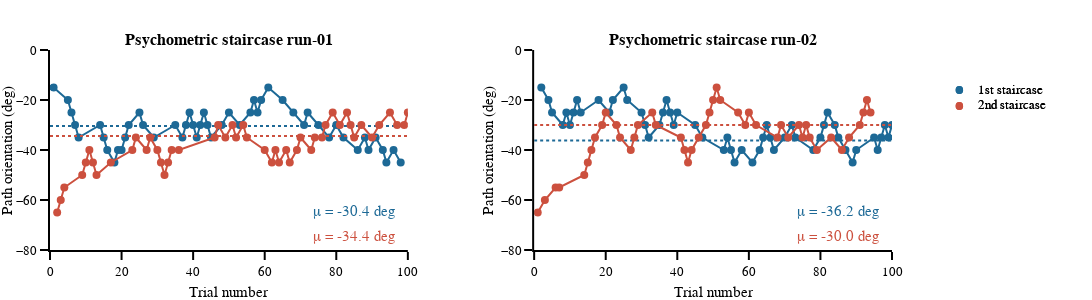

The notebook cell saved with this chart:
### Markdown cell above
#### Perception analysis output graph

### Code cell
# general figure settings
template_specs = dict(  axes_color="rgba(0, 0, 0, 1)",
                        axes_width=2,
                        axes_font_size=13,
                        bg_col="rgba(255, 255, 255, 1)",
                        font='Helvetica',
                        title_font_size=15,
                        plot_width=1.5)
fig_template = plotly_template(template_specs)

# figure specific settings
colors_panel = px.colors.qualitative.Prism
subplot_titles = ('<b>Psychometric staircase run-01<b>', '<b>Psychometric staircase run-02<b>')

runs = ['run-01', 'run-02']
scs = ['1st staircase', '2nd staircase']
sc_cols = [colors_panel[1], colors_panel[7]]
x_legend = 1.1
y_legend_step = 0.08
y_legend_sc = 0.8
rad_leg = 0.04

# subplot settings
rows, cols = 1, 2
fig_height, fig_width = 300, 500 * cols +100
column_widths, row_heights = [1,1],[1]
sb_specs = [[{},{}]]
fig = make_subplots(rows=rows, cols=cols, print_grid=False, vertical_spacing=0.2, horizontal_spacing=0.15, 
                    column_widths=column_widths, row_heights=row_heights, subplot_titles=subplot_titles)
# Right / Left saccades
# ---------------------
for run_num, run in enumerate(runs):
    for sc_num, sc in enumerate(scs):
        if sc_num == 0:y_txt = [-65]
        elif sc_num == 1:y_txt = [-75]
        # plot
        df_cond = df_all.loc[(df_all.staircase_num == sc_num+1) & (df_all.run_number==run_num+1)]
        
        fig.append_trace(go.Scatter(x=df_cond.trial_number,
                                    y=df_cond.ext_mot_ori,
                                    name=sc, mode='markers+lines', marker_color=sc_cols[sc_num], 
                                    marker_size=8, marker_opacity=1, line_width=2,
                                    marker_line_width=0, marker_symbol='circle'), row=1, col=run_num+1)

        # compute pse
        pse_cond = df_cond.ext_mot_ori[-26:-1].mean()
        x_pse = np.arange(0,101,1)
        y_pse = x_pse * 0 + pse_cond
        fig.append_trace(go.Scatter(x=x_pse, y=y_pse, mode='lines', marker_color=sc_cols[sc_num], 
                                    line_dash='dot', line_width=2), row=1, col=run_num+1)
        fig.append_trace(go.Scatter(x=[85], y=y_txt, mode="text", text="μ = {:2.1f} deg".format(pse_cond),
                         textfont_color=sc_cols[sc_num], textfont_size=15), row=1, col=run_num+1)
        
        # legend
        fig.add_annotation(xref='paper', yref='paper', x=x_legend, y=y_legend_sc - y_legend_step * sc_num, 
                           text=sc, showarrow=False, font_size = template_specs['axes_font_size'], xanchor = 'left', yanchor='middle')
        fig.add_shape(type='circle', xref='paper', yref='paper', fillcolor=sc_cols[sc_num],line_width=0,
                      x0=x_legend - 0.02 - rad_leg / 9, y0=y_legend_sc - y_legend_step * sc_num - rad_leg / 2, 
                      x1=x_legend - 0.02 + rad_leg / 9, y1=y_legend_sc - y_legend_step * sc_num + rad_leg / 2)
    
# axes settings
for row in np.arange(rows):
    for col in np.arange(cols):
            
        fig.update_xaxes(visible=True, ticklen=8, linewidth=template_specs['axes_width'], 
                         range=[0,100], title='Trial number', row=row+1, col=col+1)
        fig.update_yaxes(visible=True, ticklen=8, linewidth=template_specs['axes_width'], 
                         title='Path orientation (deg)', range=[-80,0], row=row+1, col=col+1)
    
# Save figure
fig.layout.update(template=fig_template, width=fig_width, height=fig_height, margin_l=50, 
                  margin_r=200, margin_t=50, margin_b=50,  showlegend=False)
fig.show()
if not os.path.exists(fig_dir):os.mkdir(fig_dir)
fig.write_image('{}/{}_staircase.pdf'.format(fig_dir, subject))

### Figure 1 — Plotly figure (JSON) as saved in the notebook; plotly's stock layout.template omitted (floating-point values rounded to 4 significant figures)
{"data": [{"line": {"width": 2}, "marker": {"color": "rgb(29, 105, 150)", "line": {"width": 0}, "opacity": 1, "size": 8, "symbol": "circle"}, "mode": "markers+lines", "name": "1st staircase", "type": "scatter", "x": [1, 5, 6, 7, 8, 14, 15, 16, 18, 19, 20, 21, 22, 25, 26, 29, 35, 37, 38, 39, 40, 41, 42, 43, 44, 45, 48, 50, 53, 56, 57, 58, 59, 61, 65, 68, 71, 72, 75, 78, 80, 82, 86, 88, 89, 91, 93, 94, 96, 98], "xaxis": "x", "y": [-15, -20, -25, -30, -35, -30, -35, -40, -45, -40, -40, -35, -30, -25, -30, -35, -30, -35, -30, -25, -30, -35, -30, -25, -30, -35, -30, -25, -30, -25, -20, -25, -20, -15, -20, -25, -30, -25, -30, -35, -30, -35, -40, -35, -40, -35, -40, -45, -40, -45], "yaxis": "y"}, {"line": {"dash": "dot", "width": 2}, "marker": {"color": "rgb(29, 105, 150)"}, "mode": "lines", "type": "scatter", "x": [0, 1, 2, 3, 4, 5, 6, 7, 8, 9, 10, 11, 12, 13, 14, 15, 16, 17, 18, 19, 20, 21, 22, 23, 24, 25, 26, 27, 28, 29, 30, 31, 32, 33, 34, 35, 36, 37, 38, 39, 40, 41, 42, 43, 44, 45, 46, 47, 48, 49, 50, 51, 52, 53, 54, 55, 56, 57, 58, 59, 60, 61, 62, 63, 64, 65, 66, 67, 68, 69, 70, 71, 72, 73, 74, 75, 76, 77, 78, 79, 80, 81, 82, 83, 84, 85, 86, 87, 88, 89, 90, 91, 92, 93, 94, 95, 96, 97, 98, 99, 100], "xaxis": "x", "y": [-30.4, -30.4, -30.4, -30.4, -30.4, -30.4, -30.4, -30.4, -30.4, -30.4, -30.4, -30.4, -30.4, -30.4, -30.4, -30.4, -30.4, -30.4, -30.4, -30.4, -30.4, -30.4, -30.4, -30.4, -30.4, -30.4, -30.4, -30.4, -30.4, -30.4, -30.4, -30.4, -30.4, -30.4, -30.4, -30.4, -30.4, -30.4, -30.4, -30.4, -30.4, -30.4, -30.4, -30.4, -30.4, -30.4, -30.4, -30.4, -30.4, -30.4, -30.4, -30.4, -30.4, -30.4, -30.4, -30.4, -30.4, -30.4, -30.4, -30.4, -30.4, -30.4, -30.4, -30.4, -30.4, -30.4, -30.4, -30.4, -30.4, -30.4, -30.4, -30.4, -30.4, -30.4, -30.4, -30.4, -30.4, -30.4, -30.4, -30.4, -30.4, -30.4, -30.4, -30.4, -30.4, -30.4, -30.4, -30.4, -30.4, -30.4, -30.4, -30.4, -30.4, -30.4, -30.4, -30.4, -30.4, -30.4, -30.4, -30.4, -30.4], "yaxis": "y"}, {"mode": "text", "text": "μ = -30.4 deg", "textfont": {"color": "rgb(29, 105, 150)", "size": 15}, "type": "scatter", "x": [85], "xaxis": "x", "y": [-65], "yaxis": "y"}, {"line": {"width": 2}, "marker": {"color": "rgb(204, 80, 62)", "line": {"width": 0}, "opacity": 1, "size": 8, "symbol": "circle"}, "mode": "markers+lines", "name": "2nd staircase", "type": "scatter", "x": [2, 3, 4, 9, 10, 11, 12, 13, 17, 23, 24, 27, 28, 30, 31, 32, 33, 34, 36, 46, 47, 49, 51, 52, 54, 55, 60, 62, 63, 64, 66, 67, 69, 70, 73, 74, 76, 77, 79, 81, 83, 84, 85, 87, 90, 92, 95, 97, 99, 100], "xaxis": "x", "y": [-65, -60, -55, -50, -45, -40, -45, -50, -45, -40, -35, -40, -35, -40, -45, -50, -45, -40, -40, -35, -30, -35, -30, -35, -30, -35, -40, -45, -40, -45, -40, -45, -40, -35, -40, -35, -35, -30, -25, -30, -25, -30, -35, -30, -35, -30, -25, -30, -30, -25], "yaxis": "y"}, {"line": {"dash": "dot", "width": 2}, "marker": {"color": "rgb(204, 80, 62)"}, "mode": "lines", "type": "scatter", "x": [0, 1, 2, 3, 4, 5, 6, 7, 8, 9, 10, 11, 12, 13, 14, 15, 16, 17, 18, 19, 20, 21, 22, 23, 24, 25, 26, 27, 28, 29, 30, 31, 32, 33, 34, 35, 36, 37, 38, 39, 40, 41, 42, 43, 44, 45, 46, 47, 48, 49, 50, 51, 52, 53, 54, 55, 56, 57, 58, 59, 60, 61, 62, 63, 64, 65, 66, 67, 68, 69, 70, 71, 72, 73, 74, 75, 76, 77, 78, 79, 80, 81, 82, 83, 84, 85, 86, 87, 88, 89, 90, 91, 92, 93, 94, 95, 96, 97, 98, 99, 100], "xaxis": "x", "y": [-34.4, -34.4, -34.4, -34.4, -34.4, -34.4, -34.4, -34.4, -34.4, -34.4, -34.4, -34.4, -34.4, -34.4, -34.4, -34.4, -34.4, -34.4, -34.4, -34.4, -34.4, -34.4, -34.4, -34.4, -34.4, -34.4, -34.4, -34.4, -34.4, -34.4, -34.4, -34.4, -34.4, -34.4, -34.4, -34.4, -34.4, -34.4, -34.4, -34.4, -34.4, -34.4, -34.4, -34.4, -34.4, -34.4, -34.4, -34.4, -34.4, -34.4, -34.4, -34.4, -34.4, -34.4, -34.4, -34.4, -34.4, -34.4, -34.4, -34.4, -34.4, -34.4, -34.4, -34.4, -34.4, -34.4, -34.4, -34.4, -34.4, -34.4, -34.4, -34.4, -34.4, -34.4, -34.4, -34.4, -34.4, -34.4, -34.4, -34.4, -34.4, -34.4, -34.4, -34.4, -34.4, -34.4, -34.4, -34.4, -34.4, -34.4, -34.4, -34.4, -34.4, -34.4, -34.4, -34.4, -34.4, -34.4, -34.4, -34.4, -34.4], "yaxis": "y"}, {"mode": "text", "text": "μ = -34.4 deg", "textfont": {"color": "rgb(204, 80, 62)", "size": 15}, "type": "scatter", "x": [85], "xaxis": "x", "y": [-75], "yaxis": "y"}, {"line": {"width": 2}, "marker": {"color": "rgb(29, 105, 150)", "line": {"width": 0}, "opacity": 1, "size": 8, "symbol": "circle"}, "mode": "markers+lines", "name": "1st staircase", "type": "scatter", "x": [2, 4, 5, 8, 9, 10, 11, 12, 13, 18, 21, 22, 25, 26, 30, 31, 32, 35, 36, 37, 38, 39, 40, 45, 47, 53, 54, 55, 56, 58, 61, 63, 64, 65, 66, 67, 70, 72, 73, 78, 80, 81, 82, 84, 85, 87, 89, 90, 95, 96, 97, 98, 99, 100], "xaxis": "x2", "y": [-15, -20, -25, -30, -25, -30, -25, -20, -25, -20, -25, -20, -15, -20, -25, -30, -35, -30, -25, -20, -25, -30, -25, -30, -35, -40, -35, -40, -45, -40, -45, -40, -35, -30, -35, -40, -35, -30, -35, -40, -35, -30, -25, -30, -35, -40, -45, -40, -35, -40, -35, -30, -35, -30], "yaxis": "y2"}, {"line": {"dash": "dot", "width": 2}, "marker": {"color": "rgb(29, 105, 150)"}, "mode": "lines", "type": "scatter", "x": [0, 1, 2, 3, 4, 5, 6, 7, 8, 9, 10, 11, 12, 13, 14, 15, 16, 17, 18, 19, 20, 21, 22, 23, 24, 25, 26, 27, 28, 29, 30, 31, 32, 33, 34, 35, 36, 37, 38, 39, 40, 41, 42, 43, 44, 45, 46, 47, 48, 49, 50, 51, 52, 53, 54, 55, 56, 57, 58, 59, 60, 61, 62, 63, 64, 65, 66, 67, 68, 69, 70, 71, 72, 73, 74, 75, 76, 77, 78, 79, 80, 81, 82, 83, 84, 85, 86, 87, 88, 89, 90, 91, 92, 93, 94, 95, 96, 97, 98, 99, 100], "xaxis": "x2", "y": [-36.2, -36.2, -36.2, -36.2, -36.2, -36.2, -36.2, -36.2, -36.2, -36.2, -36.2, -36.2, -36.2, -36.2, -36.2, -36.2, -36.2, -36.2, -36.2, -36.2, -36.2, -36.2, -36.2, -36.2, -36.2, -36.2, -36.2, -36.2, -36.2, -36.2, -36.2, -36.2, -36.2, -36.2, -36.2, -36.2, -36.2, -36.2, -36.2, -36.2, -36.2, -36.2, -36.2, -36.2, -36.2, -36.2, -36.2, -36.2, -36.2, -36.2, -36.2, -36.2, -36.2, -36.2, -36.2, -36.2, -36.2, -36.2, -36.2, -36.2, -36.2, -36.2, -36.2, -36.2, -36.2, -36.2, -36.2, -36.2, -36.2, -36.2, -36.2, -36.2, -36.2, -36.2, -36.2, -36.2, -36.2, -36.2, -36.2, -36.2, -36.2, -36.2, -36.2, -36.2, -36.2, -36.2, -36.2, -36.2, -36.2, -36.2, -36.2, -36.2, -36.2, -36.2, -36.2, -36.2, -36.2, -36.2, -36.2, -36.2, -36.2], "yaxis": "y2"}, {"mode": "text", "text": "μ = -36.2 deg", "textfont": {"color": "rgb(29, 105, 150)", "size": 15}, "type": "scatter", "x": [85], "xaxis": "x2", "y": [-65], "yaxis": "y2"}, {"line": {"width": 2}, "marker": {"color": "rgb(204, 80, 62)", "line": {"width": 0}, "opacity": 1, "size": 8, "symbol": "circle"}, "mode": "markers+lines", "name": "2nd staircase", "type": "scatter", "x": [1, 3, 6, 7, 14, 15, 16, 17, 19, 20, 23, 24, 27, 28, 29, 33, 34, 41, 42, 43, 44, 46, 48, 49, 50, 51, 52, 57, 59, 60, 62, 68, 69, 71, 74, 75, 76, 77, 79, 83, 86, 88, 91, 92, 93, 94], "xaxis": "x2", "y": [-65, -60, -55, -55, -50, -45, -40, -35, -30, -25, -30, -35, -40, -35, -30, -25, -30, -35, -40, -45, -40, -35, -30, -25, -20, -15, -20, -25, -30, -25, -30, -35, -30, -35, -30, -35, -30, -35, -40, -35, -40, -35, -30, -25, -20, -25], "yaxis": "y2"}, {"line": {"dash": "dot", "width": 2}, "marker": {"color": "rgb(204, 80, 62)"}, "mode": "lines", "type": "scatter", "x": [0, 1, 2, 3, 4, 5, 6, 7, 8, 9, 10, 11, 12, 13, 14, 15, 16, 17, 18, 19, 20, 21, 22, 23, 24, 25, 26, 27, 28, 29, 30, 31, 32, 33, 34, 35, 36, 37, 38, 39, 40, 41, 42, 43, 44, 45, 46, 47, 48, 49, 50, 51, 52, 53, 54, 55, 56, 57, 58, 59, 60, 61, 62, 63, 64, 65, 66, 67, 68, 69, 70, 71, 72, 73, 74, 75, 76, 77, 78, 79, 80, 81, 82, 83, 84, 85, 86, 87, 88, 89, 90, 91, 92, 93, 94, 95, 96, 97, 98, 99, 100], "xaxis": "x2", "y": [-30, -30, -30, -30, -30, -30, -30, -30, -30, -30, -30, -30, -30, -30, -30, -30, -30, -30, -30, -30, -30, -30, -30, -30, -30, -30, -30, -30, -30, -30, -30, -30, -30, -30, -30, -30, -30, -30, -30, -30, -30, -30, -30, -30, -30, -30, -30, -30, -30, -30, -30, -30, -30, -30, -30, -30, -30, -30, -30, -30, -30, -30, -30, -30, -30, -30, -30, -30, -30, -30, -30, -30, -30, -30, -30, -30, -30, -30, -30, -30, -30, -30, -30, -30, -30, -30, -30, -30, -30, -30, -30, -30, -30, -30, -30, -30, -30, -30, -30, -30, -30], "yaxis": "y2"}, {"mode": "text", "text": "μ = -30.0 deg", "textfont": {"color": "rgb(204, 80, 62)", "size": 15}, "type": "scatter", "x": [85], "xaxis": "x2", "y": [-75], "yaxis": "y2"}], "layout": {"annotations": [{"font": {"size": 16}, "showarrow": false, "text": "<b>Psychometric staircase run-01<b>", "x": 0.2125, "xanchor": "center", "xref": "paper", "y": 1, "yanchor": "bottom", "yref": "paper"}, {"font": {"size": 16}, "showarrow": false, "text": "<b>Psychometric staircase run-02<b>", "x": 0.7875, "xanchor": "center", "xref": "paper", "y": 1, "yanchor": "bottom", "yref": "paper"}, {"font": {"size": 13}, "showarrow": false, "text": "1st staircase", "x": 1.1, "xanchor": "left", "xref": "paper", "y": 0.8, "yanchor": "middle", "yref": "paper"}, {"font": {"size": 13}, "showarrow": false, "text": "2nd staircase", "x": 1.1, "xanchor": "left", "xref": "paper", "y": 0.72, "yanchor": "middle", "yref": "paper"}, {"font": {"size": 13}, "showarrow": false, "text": "1st staircase", "x": 1.1, "xanchor": "left", "xref": "paper", "y": 0.8, "yanchor": "middle", "yref": "paper"}, {"font": {"size": 13}, "showarrow": false, "text": "2nd staircase", "x": 1.1, "xanchor": "left", "xref": "paper", "y": 0.72, "yanchor": "middle", "yref": "paper"}], "height": 300, "margin": {"b": 50, "l": 50, "r": 200, "t": 50}, "shapes": [{"fillcolor": "rgb(29, 105, 150)", "line": {"width": 0}, "type": "circle", "x0": 1.076, "x1": 1.084, "xref": "paper", "y0": 0.78, "y1": 0.82, "yref": "paper"}, {"fillcolor": "rgb(204, 80, 62)", "line": {"width": 0}, "type": "circle", "x0": 1.076, "x1": 1.084, "xref": "paper", "y0": 0.7, "y1": 0.74, "yref": "paper"}, {"fillcolor": "rgb(29, 105, 150)", "line": {"width": 0}, "type": "circle", "x0": 1.076, "x1": 1.084, "xref": "paper", "y0": 0.78, "y1": 0.82, "yref": "paper"}, {"fillcolor": "rgb(204, 80, 62)", "line": {"width": 0}, "type": "circle", "x0": 1.076, "x1": 1.084, "xref": "paper", "y0": 0.7, "y1": 0.74, "yref": "paper"}], "showlegend": false, "width": 1100, "xaxis": {"anchor": "y", "domain": [0, 0.425], "linewidth": 2, "range": [0, 100], "ticklen": 8, "title": {"text": "Trial number"}, "type": "linear", "visible": true}, "xaxis2": {"anchor": "y2", "domain": [0.575, 1], "linewidth": 2, "range": [0, 100], "ticklen": 8, "title": {"text": "Trial number"}, "type": "linear", "visible": true}, "yaxis": {"anchor": "x", "domain": [0, 1], "linewidth": 2, "range": [-80, 0], "ticklen": 8, "title": {"text": "Path orientation (deg)"}, "type": "linear", "visible": true}, "yaxis2": {"anchor": "x2", "domain": [0, 1], "linewidth": 2, "range": [-80, 0], "ticklen": 8, "title": {"text": "Path orientation (deg)"}, "type": "linear", "visible": true}}}
